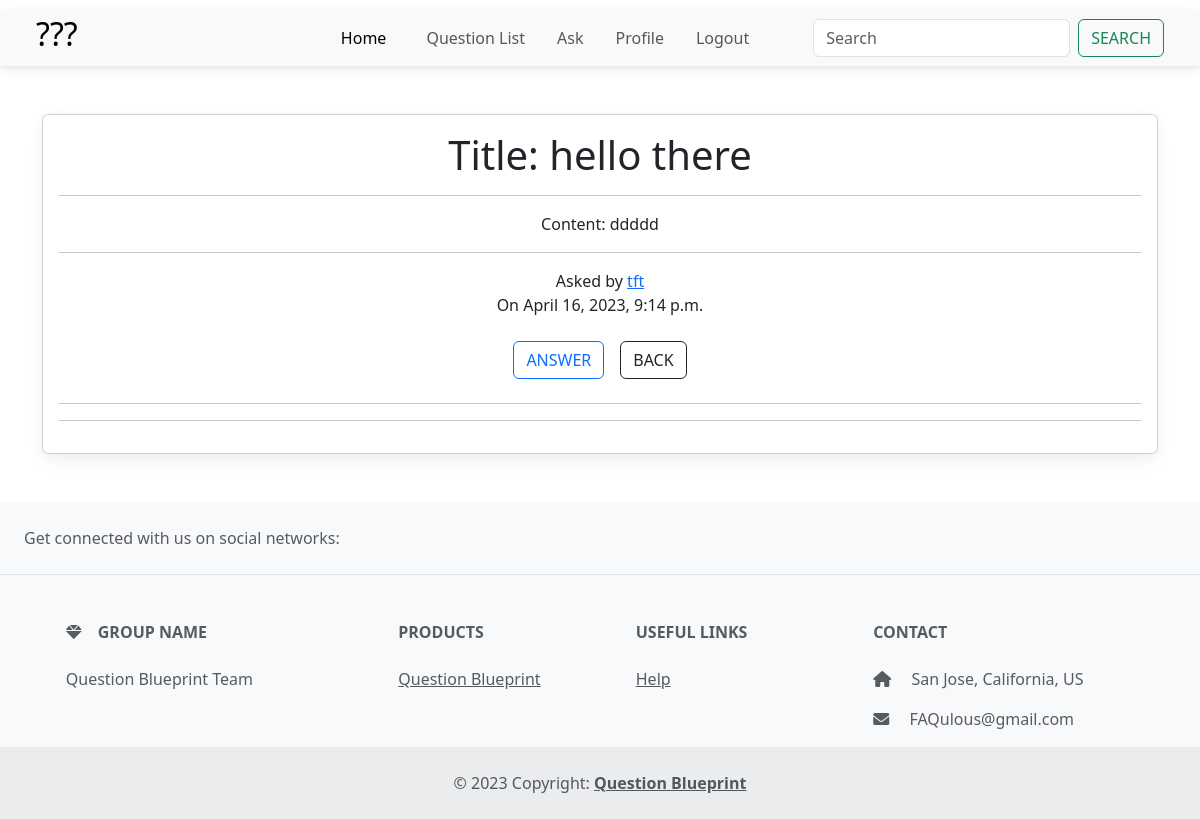
Page /question/28/ (signed in) on the committed database.
### main_app/models.py (models this page shows, shortened)
class Question(models.Model):
    user = models.ForeignKey(User, on_delete=models.CASCADE)
    title = models.CharField(max_length=200, blank=False, null=False)
    content = models.TextField(max_length=20000, blank=False, null=False)
    tag = TaggableManager(blank=True)
    upvote_num = models.IntegerField(default=0)
    created_date = models.DateTimeField(default=timezone.now)

### main_app/views.py (the view)
# urls.py: path('question/<int:pk>/', views.QuestionDetailView.as_view(), name='question_detail_view'),
class QuestionDetailView(LoginRequiredMixin, DetailView):
    model = Question
    context_object_name = 'single_question'
    def get_context_data(self, **kwargs):
        context = super().get_context_data(**kwargs)
        return context

### main_app/templates/main_app/question_detail.html (shortened to what this page needs)
{% extends "base_nav.html" %}{% load crispy_forms_tags %}  {% block content %}
<div class="container my-5">
  <div class="card">
    <div class="card-body text-center">
      <h1 class="card-title">Title: {{ single_question.title }}</h1>
      <hr />
      <p>Content: {{ single_question.content }}</p>
      <hr />
      <span
        >Asked by
        <a href="{% url 'profile_view' single_question.user.username %}"
          >{{single_question.user}}</a
        ></span
      >
      <p>On {{single_question.created_date}}</p>
      <div class="button-group">
        <a href="#"
          ><button class="btn btn-outline-primary m-2">Answer</button></a
        >
        <a href="{% url 'main_app:question_view' %}"
          ><button class="btn btn-outline-dark m-2">Back</button></a
        >
      </div>
      <hr />
      <hr />
    </div>
  </div>
</div>
{% endblock content %}

### static/style.css (style rules this page uses)
.button-group { display: flex; flex-wrap: wrap; justify-content: center; }
button { padding: 10px; margin: 10px; font-size: 20px; border-radius: 40px; }

### rows in the picture
Question: title "hello there", content "ddddd", user "tft", created_date "April 16, 2023, 9:14 p.m."
